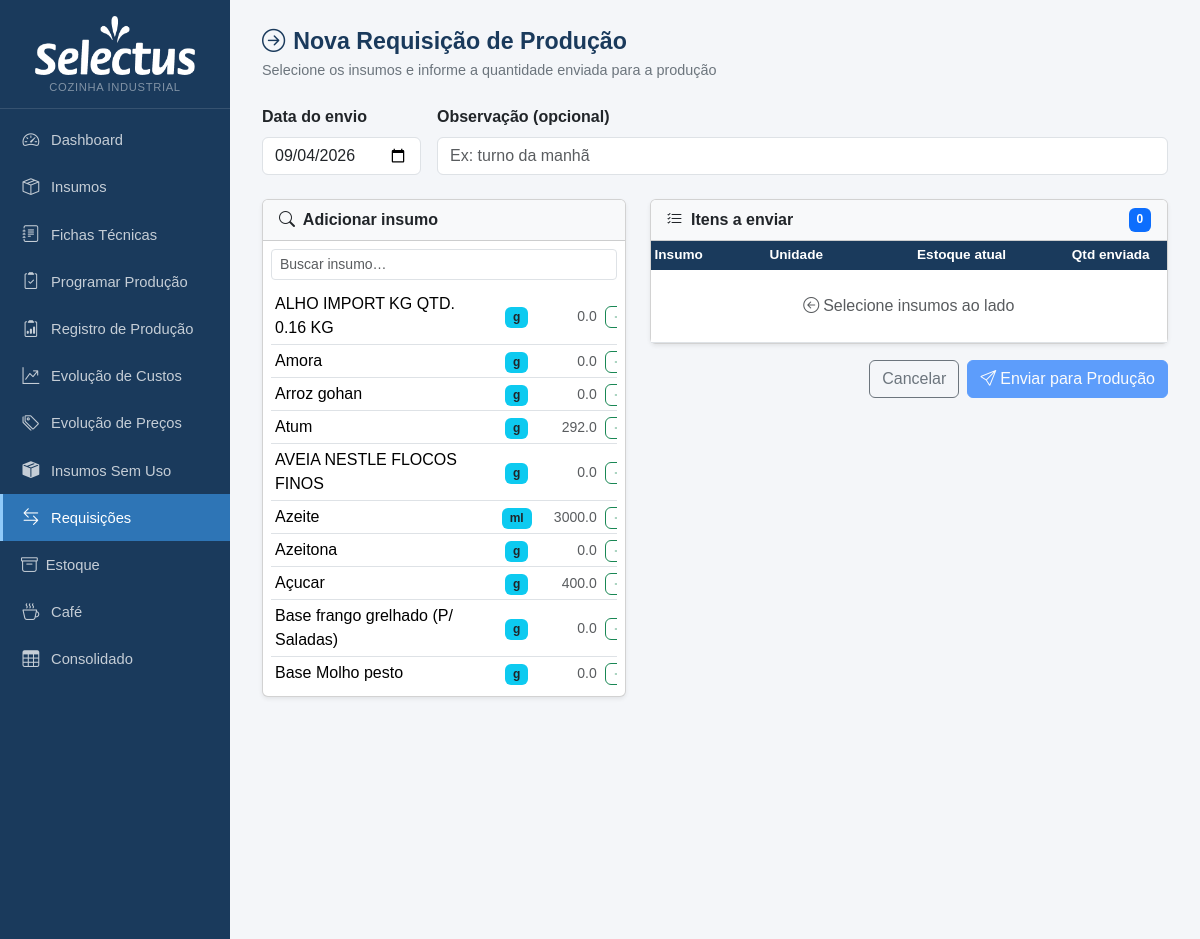
The app's page /requisicoes/nova (upper part), older data.
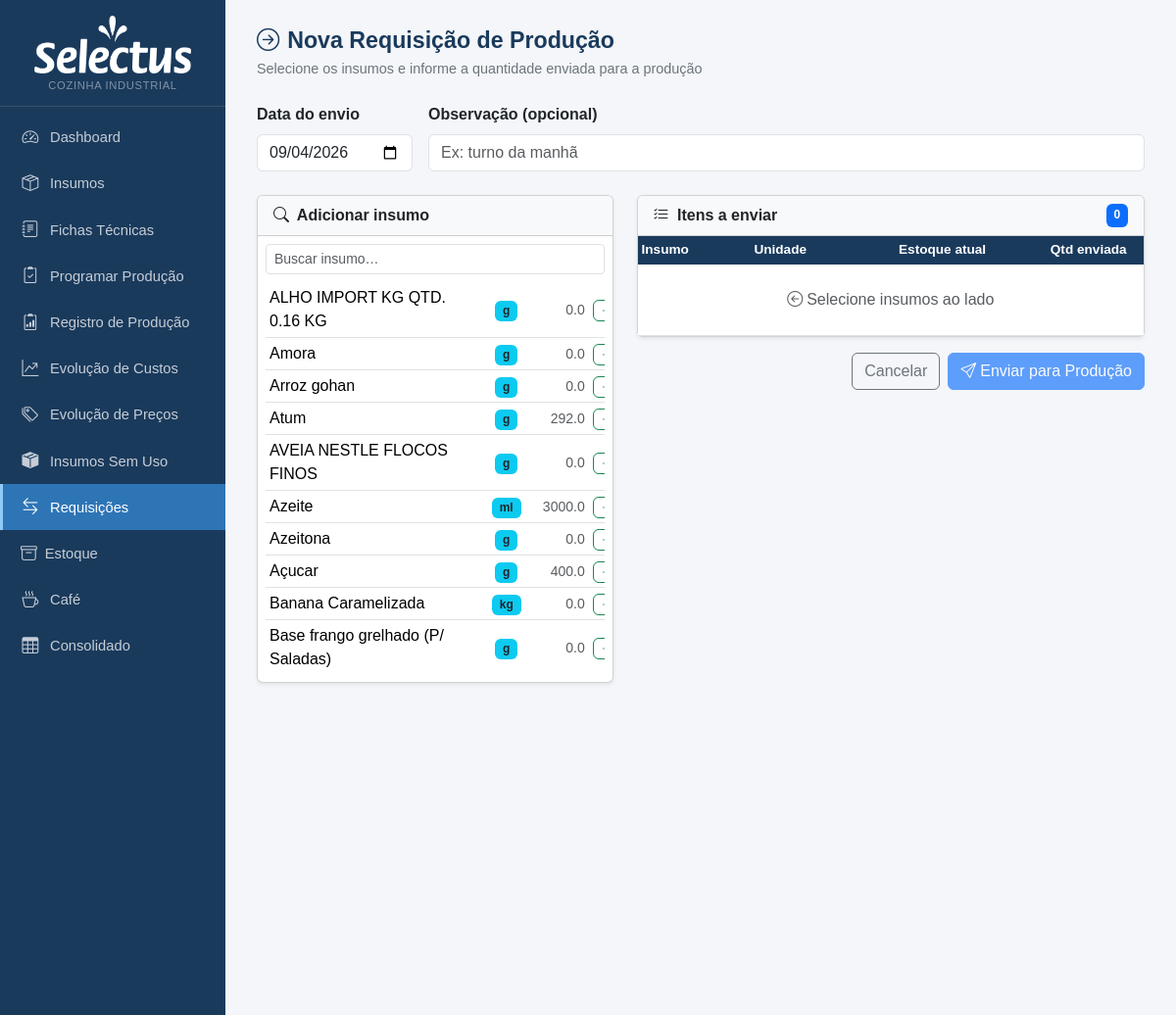
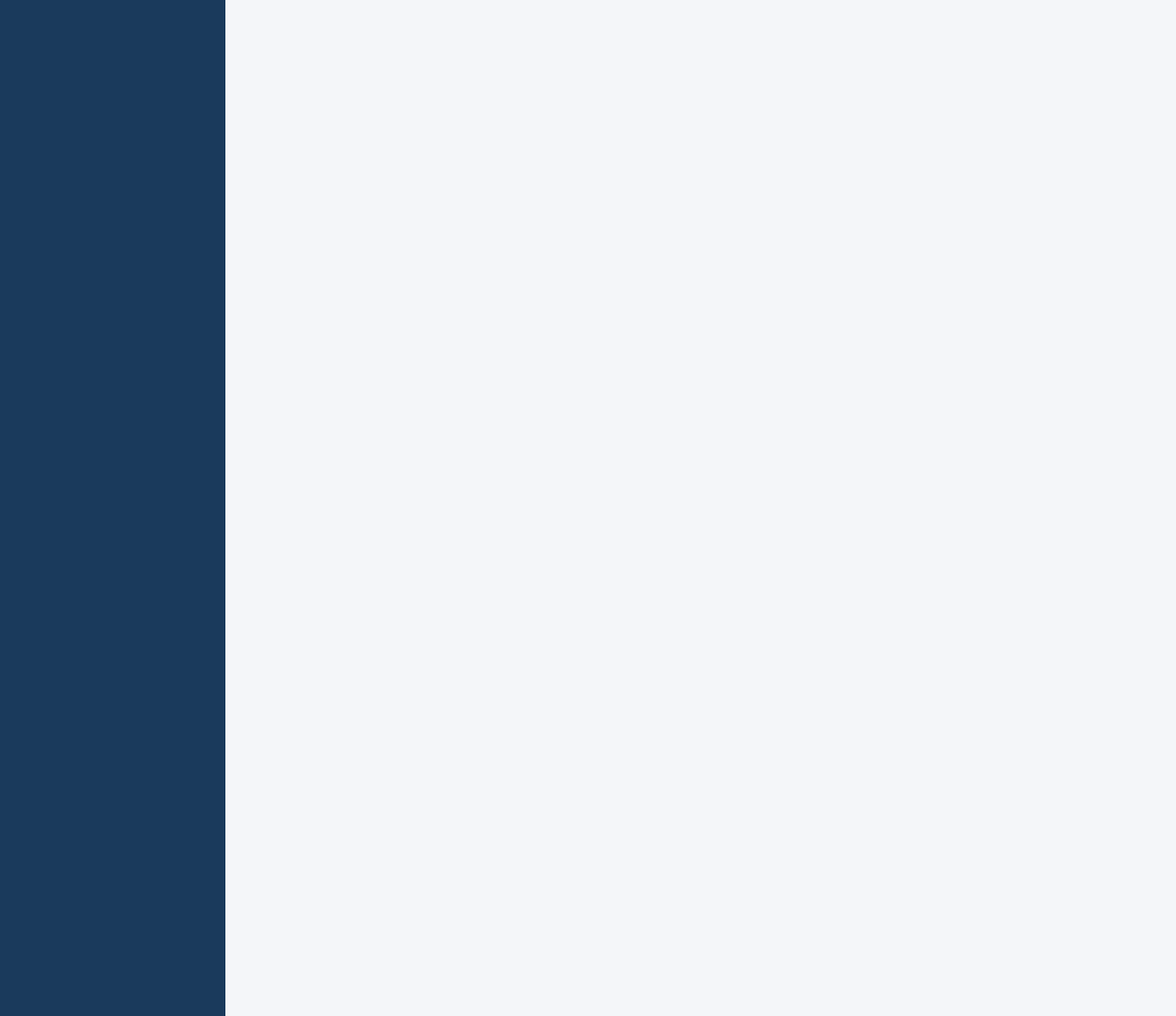
The same page, newer data (2 pictures, top to bottom).
### tables this page shows
CREATE TABLE insumos (
            id INTEGER PRIMARY KEY AUTOINCREMENT,
            nome TEXT NOT NULL,
            unidade_compra TEXT NOT NULL,
            preco_compra REAL,
            unidade_uso TEXT NOT NULL,
            fator_conversao REAL NOT NULL DEFAULT 1
        , qtd_por_embalagem REAL, unid_embalagem TEXT, produto_vinculado_id INTEGER, estoque_atual REAL DEFAULT 0, estoque_minimo REAL DEFAULT 0, status_revisao_custo TEXT DEFAULT 'nao_revisado', data_revisao_custo TEXT, fornecedor TEXT, aproveitamento REAL NOT NULL DEFAULT 100, status_revisao_nome TEXT DEFAULT 'nao_revisado', observacao TEXT, estoque_central REAL DEFAULT 0, status_revisao_fp TEXT DEFAULT "nao_revisado");

### app.py (the view, shortened to what this page needs)
@app.route('/requisicoes/nova', methods=['GET','POST'])
def requisicao_nova():
    db = get_db()
    insumos = db.execute('SELECT id, nome, unidade_uso, estoque_atual FROM insumos ORDER BY nome COLLATE NOCASE').fetchall()
    db.close()
    return render_template('requisicao_nova.html', insumos=insumos, today=date.today().isoformat())

### app.py (called while the page is built)
def get_db():
    c = sqlite3.connect(DB)
    c.row_factory = sqlite3.Row
    c.execute("PRAGMA foreign_keys = ON")
    return c

def count_alertas():
    try:
        db = get_db()
        n = db.execute('''SELECT COUNT(*) FROM insumos
                          WHERE estoque_minimo > 0 AND COALESCE(estoque_atual,0) < estoque_minimo''').fetchone()[0]
        db.close()
        return n
    except:
        return 0

@app.context_processor
def inject_alertas():
    return dict(n_alertas=count_alertas())

### templates/requisicao_nova.html (shortened to what this page needs)
{% extends "base.html" %}
{% block content %}
<div class="page-header">
  <h1><i class="bi bi-arrow-right-circle me-2"></i>Nova Requisição de Produção</h1>
  <p>Selecione os insumos e informe a quantidade enviada para a produção</p>
</div>
<form method="post">
<div class="row g-3 mb-4">
  <div class="col-auto">
    <label class="form-label fw-semibold">Data do envio</label>
    <input type="date" name="data" class="form-control" value="{{ today }}" required>
  </div>
  <div class="col">
    <label class="form-label fw-semibold">Observação (opcional)</label>
    <input type="text" name="observacao" class="form-control" placeholder="Ex: turno da manhã">
  </div>
</div>
<div class="row g-4">
  <div class="col-md-5">
    <div class="card shadow-sm">
      <div class="card-header fw-semibold bg-light">
        <i class="bi bi-search me-1"></i> Adicionar insumo
      </div>
      <div class="card-body p-2">
        <input type="text" id="busca-add" class="form-control form-control-sm mb-2" placeholder="Buscar insumo…" autocomplete="off">
        <div style="max-height:400px;overflow-y:auto">
          <table class="table table-sm mb-0" id="lista-add">
            <tbody>
              {% for ins in insumos %}
              <tr data-nome="{{ ins.nome|lower }}" data-id="{{ ins.id }}"
                  data-nome-orig="{{ ins.nome }}" data-un="{{ ins.unidade_uso }}"
                  data-estoque="{{ ins.estoque_atual or 0 }}">
                <td>{{ ins.nome }}</td>
                <td class="text-center"><span class="badge bg-info text-dark">{{ ins.unidade_uso }}</span></td>
                <td class="text-end text-muted small">{{ '%.1f'|format(ins.estoque_atual or 0) }}</td>
                <td><button type="button" class="btn btn-xs btn-outline-success btn-add-item" style="padding:1px 6px;font-size:.75rem"><i class="bi bi-plus"></i></button></td>
              </tr>
              {% endfor %}
            </tbody>
          </table>
        </div>
      </div>
    </div>
  </div>
  <div class="col-md-7">
    <div class="card shadow-sm">
      <div class="card-header fw-semibold bg-light d-flex justify-content-between">
        <span><i class="bi bi-list-check me-1"></i> Itens a enviar</span>
        <span class="badge bg-primary" id="n-itens">0</span>
      </div>
      <div class="card-body p-0">
        <table class="table table-sm mb-0" id="tabela-itens">
          <thead>
            <tr>
              <th>Insumo</th>
              <th class="text-center">Unidade</th>
              <th class="text-end">Estoque atual</th>
              <th class="text-end">Qtd enviada</th>
              <th></th>
            </tr>
          </thead>
          <tbody id="tbody-itens">
            <tr id="linha-vazia">
              <td colspan="5" class="text-center text-muted py-4">
                <i class="bi bi-arrow-left-circle me-1"></i>Selecione insumos ao lado
              </td>
            </tr>
          </tbody>
        </table>
      </div>
    </div>
    <div class="mt-3 d-flex gap-2 justify-content-end">
      <a href="{{ url_for('requisicoes_lista') }}" class="btn btn-outline-secondary">Cancelar</a>
      <button type="submit" class="btn btn-primary" id="btn-submit" disabled>
        <i class="bi bi-send me-1"></i>Enviar para Produção
      </button>
    </div>
  </div>
</div>
</form>
{% endblock %}

### templates/base.html (shortened to what this page needs)
<!DOCTYPE html>
<html lang="pt-BR">
<head>
  <link href="https://cdn.jsdelivr.net/npm/bootstrap@5.3.3/dist/css/bootstrap.min.css" rel="stylesheet">
  <link href="https://cdn.jsdelivr.net/npm/bootstrap-icons@1.11.3/font/bootstrap-icons.min.css" rel="stylesheet">
</head>
<body>
<div id="sidebar">
  <div class="brand text-center" style="padding:16px 12px 12px">
    <img src="{{ url_for('static', filename='logo.png') }}" alt="Mercado Selectus"
         style="max-width:160px;width:100%;filter:brightness(0) invert(1)">
    <span style="font-size:.7rem;color:rgba(255,255,255,.45);display:block;margin-top:4px;letter-spacing:.06em;text-transform:uppercase">Cozinha Industrial</span>
  </div>
  <nav class="mt-2">
    <a href="{{ url_for('index') }}" class="{{ 'active' if request.endpoint == 'index' }}">
      <i class="bi bi-speedometer2"></i> Dashboard
    </a>
    <a href="{{ url_for('insumos_lista') }}" class="{{ 'active' if 'insumo' in request.endpoint }}">
      <i class="bi bi-box-seam"></i> Insumos
    </a>
    <a href="{{ url_for('fichas_lista') }}" class="{{ 'active' if 'ficha' in request.endpoint }}">
      <i class="bi bi-journal-text"></i> Fichas Técnicas
    </a>
    <a href="{{ url_for('producao') }}" class="{{ 'active' if request.endpoint == 'producao' }}">
      <i class="bi bi-clipboard2-check"></i> Programar Produção
    </a>
    <a href="{{ url_for('registro_lista') }}" class="{{ 'active' if 'registro' in request.endpoint }}">
      <i class="bi bi-clipboard2-data"></i> Registro de Produção
    </a>
    <a href="{{ url_for('fichas_evolucao_custos') }}" class="{{ 'active' if request.endpoint == 'fichas_evolucao_custos' }}">
      <i class="bi bi-graph-up-arrow"></i> Evolução de Custos
    </a>
    <a href="{{ url_for('insumos_evolucao_precos') }}" class="{{ 'active' if request.endpoint == 'insumos_evolucao_precos' }}">
      <i class="bi bi-tags"></i> Evolução de Preços
    </a>
    <a href="{{ url_for('insumos_sem_uso') }}" class="{{ 'active' if request.endpoint == 'insumos_sem_uso' }}">
      <i class="bi bi-box-seam-fill"></i> Insumos Sem Uso
    </a>
    <a href="{{ url_for('requisicoes_lista') }}" class="{{ 'active' if 'requisicao' in request.endpoint }}">
      <i class="bi bi-arrow-left-right"></i> Requisições
    </a>
    <a href="{{ url_for('alertas') }}" class="{{ 'active' if request.endpoint == 'alertas' }}" style="justify-content:space-between">
      <span><i class="bi bi-archive me-2"></i>Estoque</span>
    </a>
    <a href="{{ url_for('cafe_lista') }}" class="{{ 'active' if 'cafe' in request.endpoint }}">
      <i class="bi bi-cup-hot"></i> Café
    </a>
    <a href="{{ url_for('consolidado') }}" class="{{ 'active' if 'consolidado' in request.endpoint }}">
      <i class="bi bi-table"></i> Consolidado
    </a>
  </nav>
</div>
<div id="main">
  {% block content %}{% endblock %}
</div>
</body>
</html>

### templates/base.html (style rules this page uses)
:root { --sidebar-bg: #1a3a5c; --sidebar-hover: #264f7a; --sidebar-active: #2e75b6; --accent: #2e75b6; }
body { background: #f4f6f9; font-family: Arial, sans-serif; }
#sidebar { width: 230px; min-height: 100vh; background: var(--sidebar-bg); position: fixed; top: 0; left: 0; z-index: 100; display: flex; flex-direction: column; }
#sidebar .brand { padding: 20px 16px 16px; border-bottom: 1px solid rgba(255,255,255,.12); }
#sidebar .brand span { font-size: .72rem; color: rgba(255,255,255,.5); letter-spacing:.06em; text-transform:uppercase; display:block; }
#sidebar nav a { display: flex; align-items: center; gap: 10px; color: rgba(255,255,255,.75); text-decoration: none; padding: 11px 18px; font-size: .92rem; border-left: 3px solid transparent; transition: background .15s, color .15s; }
#sidebar nav a.active { background: var(--sidebar-active); color: #fff; border-left-color: #90caf9; }
#sidebar nav a i { font-size: 1.05rem; width: 20px; text-align:center; }
#main { margin-left: 230px; padding: 28px 32px; min-height: 100vh; }
.page-header { margin-bottom: 24px; }
.page-header h1 { font-size: 1.45rem; font-weight: 700; color: #1a3a5c; margin: 0; }
.page-header p { color: #6c757d; margin: 4px 0 0; font-size: .9rem; }
.table thead th { background: #1a3a5c; color: #fff; border: none; font-size: .85rem; font-weight: 600; }
.table td, .table th { vertical-align: middle; }

Row changes from the older to the newer data that the page shows:
no longer on this page (row unchanged): insumos: nome "Base Molho pesto", unidade_uso "g", estoque_atual "0.0"
added insumos: nome "Banana Caramelizada", unidade_uso "kg", estoque_atual "0.0"
